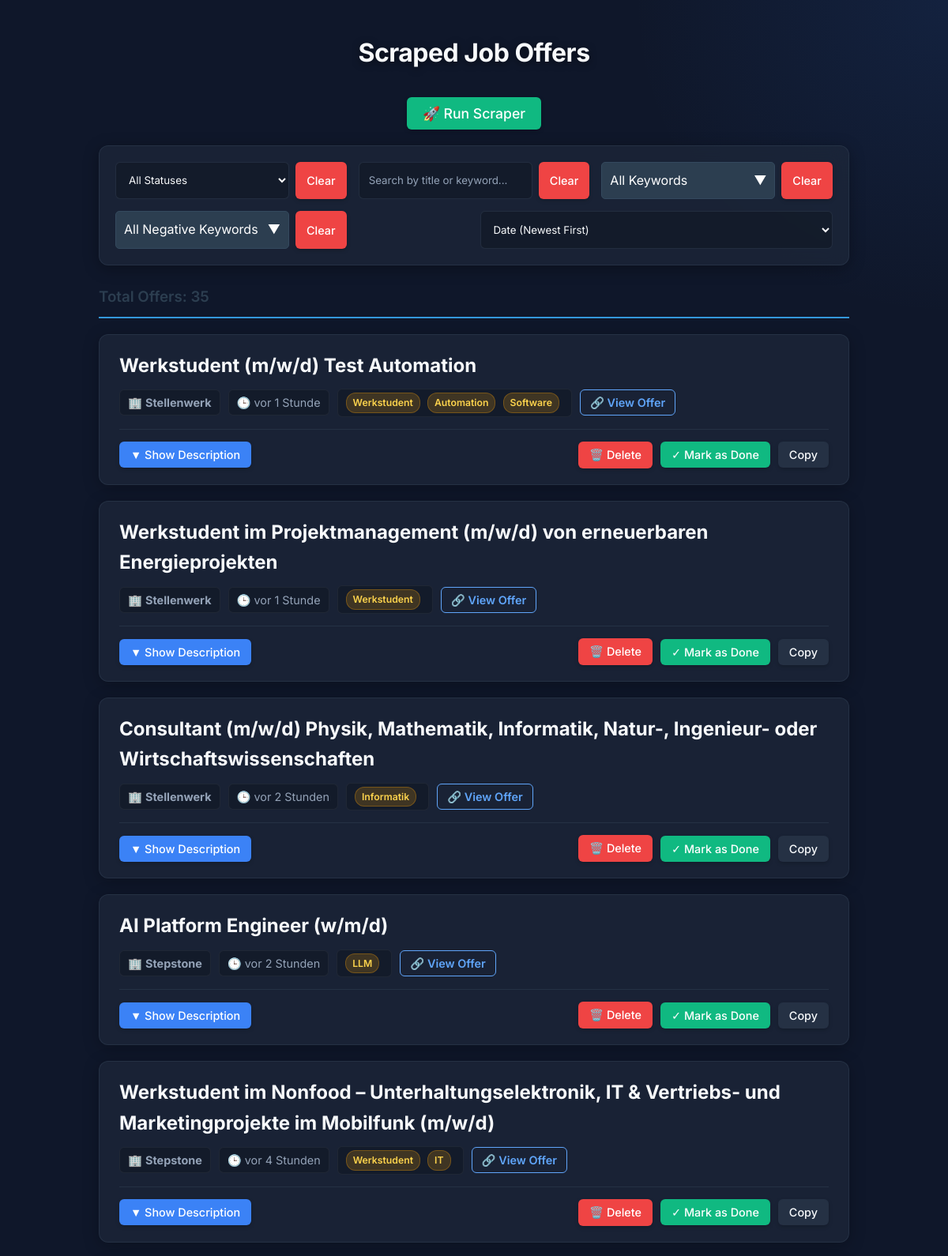
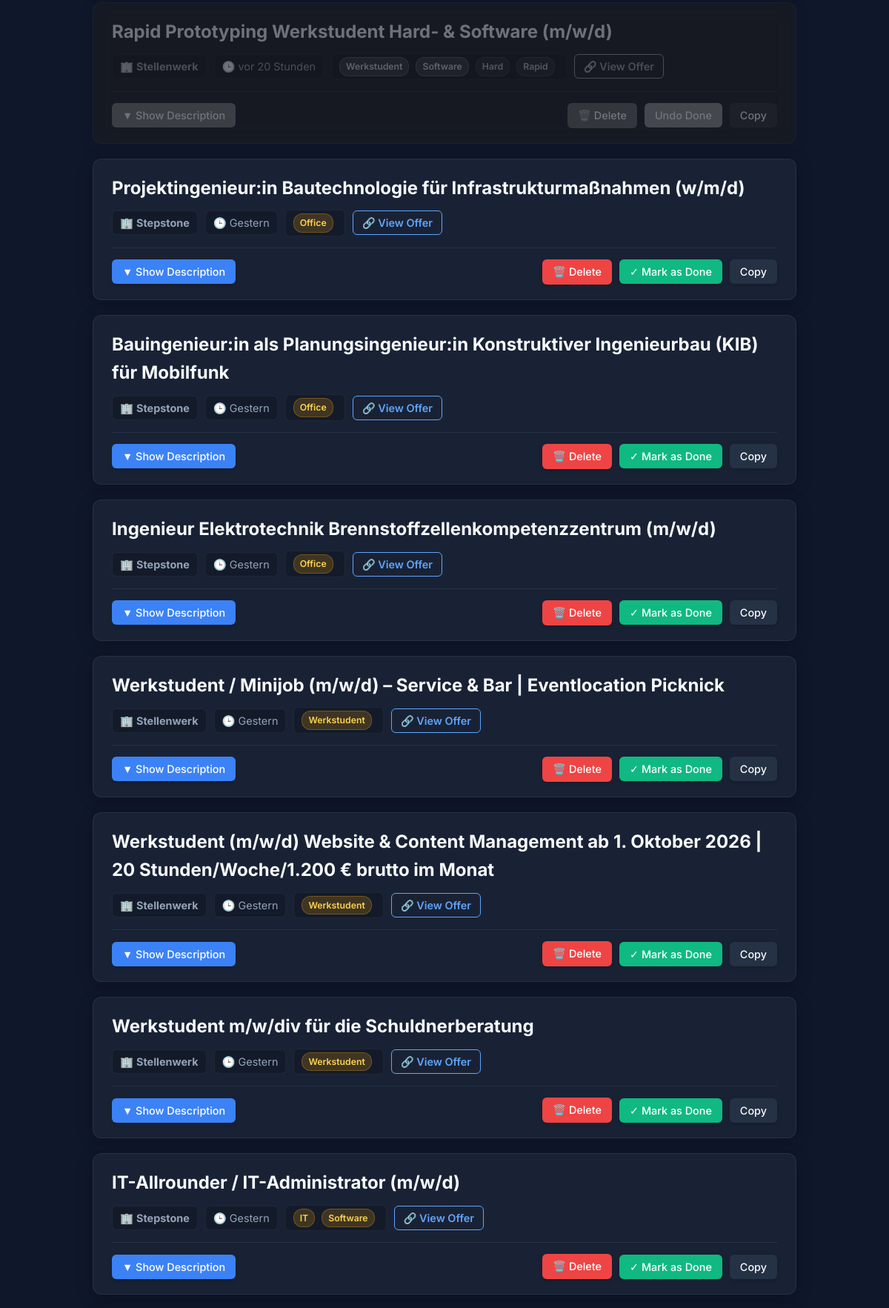
The page / (upper part) on the database its author committed (2 pictures, top to bottom).
### tables this page shows
CREATE TABLE jobs (
            link TEXT PRIMARY KEY,
            title TEXT,
            company TEXT,
            date_of_release TEXT,
            keywords TEXT,
            negative_keywords TEXT,
            description TEXT,
            is_done BOOLEAN DEFAULT 0,
            discovered_at TIMESTAMP DEFAULT CURRENT_TIMESTAMP
        );

### app.py (the view)
@app.route('/')
def index():
    jobs = database.get_all_jobs()
    return render_template('index.html', jobs=jobs)

### app.py (called while the page is built)
@app.template_filter('timeago')
def timeago_filter(dt_string):
    return utils.timeago_filter(dt_string)

### database.py (called while the page is built)
def get_connection():
    conn = sqlite3.connect(DB_PATH, check_same_thread=False)
    conn.row_factory = sqlite3.Row
    return conn

def get_all_jobs():
    conn = get_connection()
    c = conn.cursor()
    c.execute('SELECT * FROM jobs ORDER BY discovered_at DESC')
    rows = c.fetchall()
    conn.close()
    return [dict(row) for row in rows]

### utils.py (called while the page is built)
def timeago_filter(dt_string):
    if not dt_string:
        return "Unbekannt"
    try:
        dt = datetime.fromisoformat(dt_string)
    except ValueError:
        return dt_string
    now = datetime.now()
    diff = now - dt
    seconds = int(diff.total_seconds())
    if seconds < 60:
        return "Gerade eben"
    minutes = seconds // 60
    if minutes < 60:
        return f"vor {minutes} Minute{'n' if minutes != 1 else ''}"
    hours = minutes // 60
    if hours < 24:
        return f"vor {hours} Stunde{'n' if hours != 1 else ''}"
    days = hours // 24
    if days < 7:
        if days == 1:
            return "Gestern"
        return f"vor {days} Tag{'en' if days != 1 else ''}"
    weeks = days // 7
    if weeks < 4:
        return f"vor {weeks} Woche{'n' if weeks != 1 else ''}"
    months = days // 30
    return f"vor {months} Monat{'en' if months != 1 else ''}"

### templates/index.html (shortened to what this page needs)
<!DOCTYPE html>
<html lang="en">
<head>
    <link rel="stylesheet" href="{{ url_for('static', filename='css/style.css') }}">
</head>
<body>
    <div class="container">
        <h1>Scraped Job Offers</h1>
        <div style="margin-bottom: 20px; text-align: center;">
            <button class="done-btn" id="runScraperBtn" onclick="runScraper()"
                style="font-size: 1.1em; padding: 10px 20px;">🚀 Run Scraper</button>
        </div>
        <div class="controls">
            <div class="control-group">
                <select id="statusFilter" onchange="filterJobs()">
                    <option value="">All Statuses</option>
                </select>
                <button class="clear-btn" onclick="clearStatus()">Clear</button>
            </div>
            <div class="control-group">
                <input type="text" id="searchInput" placeholder="Search by title or keyword..." onkeyup="filterJobs()">
                <button class="clear-btn" onclick="clearSearch()">Clear</button>
            </div>
            <div class="control-group">
                <div class="multi-select" id="keywordSelectContainer" style="position: relative; width: 220px;">
                    <div class="select-box" onclick="toggleDropdown('keywordDropdown')" style="background: #2c3e50; color: white; padding: 10px; border-radius: 5px; cursor: pointer; border: 1px solid #34495e; display: flex; justify-content: space-between;">
                        <span id="keywordSelectTitle">All Keywords</span> <span>▼</span>
                    </div>
                </div>
                <button class="clear-btn" onclick="clearKeyword()">Clear</button>
            </div>
            <div class="control-group">
                <div class="multi-select" id="negKeywordSelectContainer" style="position: relative; width: 220px;">
                    <div class="select-box" onclick="toggleDropdown('negKeywordDropdown')" style="background: #2c3e50; color: white; padding: 10px; border-radius: 5px; cursor: pointer; border: 1px solid #34495e; display: flex; justify-content: space-between;">
                        <span id="negKeywordSelectTitle">All Negative Keywords</span> <span>▼</span>
                    </div>
                </div>
                <button class="clear-btn" onclick="clearNegativeKeyword()">Clear</button>
            </div>
            <div class="control-group">
                <select id="sortSelect" onchange="sortJobs()">
                    <option value="date-desc" selected>Date (Newest First)</option>
                </select>
            </div>
        </div>
        <h3 id="jobCountDisplay"
            style="color: #2c3e50; border-bottom: 2px solid #3498db; padding-bottom: 10px; margin-top: 5px;">Total
            Offers: 0</h3>
        <div class="jobs-container">
            {% for job in jobs %}
            {% set loop_index = loop.index %}
            {% include 'job_card.html' %}
            {% endfor %}
        </div>
    </div>
</body>
</html>

### templates/job_card.html (shortened to what this page needs)
{% set pos_kws = job.keywords.split(',') if job.keywords else [] %}
{% set neg_kws = job.negative_keywords.split(',') if job.negative_keywords else [] %}
{% set data_kws = ((job.keywords or '') ~ " " ~ (job.negative_keywords or ''))|lower %}
<div class="job-card {% if job.is_done %}done{% endif %}" data-title="{{ job.title|lower }}"
    data-keyword="{{ data_kws }}" data-pos-keyword="{{ pos_kws|join(',')|lower }}" data-neg-keyword="{{ neg_kws|join(',')|lower }}" data-url="{{ job.link }}" data-date="{{ job.date_of_release }}">
    <h2 class="job-title">{{ job.title }}</h2>
    <div class="job-meta">
        <span class="meta-item">🏢 <strong>{{ job.company }}</strong></span>
        <span class="meta-item">🕒 {{ job.date_of_release | timeago }}</span>
        <span class="meta-item">
            {% for kw in pos_kws %}
            {% if kw.strip() %}<span class="keyword-badge">{{ kw.strip() }}</span>{% endif %}
            {% endfor %}
            {% for kw in neg_kws %}
            {% if kw.strip() %}<span class="keyword-badge negative-badge">{{ kw.strip() }}</span>{% endif %}
            {% endfor %}
        </span>
        <a href="{{ job.link }}" target="_blank" class="view-offer-btn">🔗 View Offer</a>
    </div>
    <div class="desc-header">
        <button class="toggle-desc-btn" onclick="toggleDescription('desc-{{ loop_index }}', this)">▼ Show
            Description</button>
        <button class="clear-btn" onclick="deleteJob(this, '{{ job.link }}')">🗑️ Delete</button>
        <button class="done-btn" onclick="toggleDone(this, '{{ job.link }}')">
            {% if job.is_done %}Undo Done{% else %}✓ Mark as Done{% endif %}
        </button>
        <button class="copy-btn" onclick="copyToClipboard('desc-{{ loop_index }}', this)">Copy</button>
    </div>
</div>

### static/css/style.css (style rules this page uses)
:root { --bg-color: #0f172a; --card-bg: rgba(30, 41, 59, 0.7); --card-border: rgba(51, 65, 85, 0.5); --text-main: #f8fafc; --text-muted: #94a3b8; --primary: #3b82f6; --primary-hover: #2563eb; --success: #10b981; --success-hover: #059669; --danger: #ef4444; --danger-hover: #dc2626; --warning: #f59e0b; }
body { font-family: 'Inter', system-ui, -apple-system, sans-serif; background-color: var(--bg-color); background-image: radial-gradient(circle at top right, rgba(59, 130, 246, 0.1), transparent 400px), radial-gradient(circle at bottom left, rgba(16, 185, 129, 0.05), transparent 400px); background-attachment: fixed; color: var(--text-main); line-height: 1.6; margin: 0; padding: 20px; }
.container { max-width: 950px; margin: auto; }
h1 { text-align: center; color: var(--text-main); font-weight: 700; letter-spacing: -0.5px; margin-bottom: 30px; text-shadow: 0 2px 10px rgba(0,0,0,0.5); }
.job-card { background: var(--card-bg); backdrop-filter: blur(12px); -webkit-backdrop-filter: blur(12px); border: 1px solid var(--card-border); padding: 20px 25px; margin-bottom: 20px; border-radius: 12px; box-shadow: 0 4px 20px rgba(0,0,0,0.25); transition: transform 0.2s ease, box-shadow 0.2s ease; }
.job-card.done { opacity: 0.4; filter: grayscale(100%); }
.job-title { margin-top: 0; color: var(--text-main); font-size: 1.5em; margin-bottom: 10px; }
.job-meta { font-size: 0.9em; color: var(--text-muted); margin-bottom: 15px; display: flex; flex-wrap: wrap; gap: 10px; align-items: center; }
.meta-item { background: rgba(0,0,0,0.2); padding: 4px 10px; border-radius: 6px; border: 1px solid rgba(255,255,255,0.05); }
.view-offer-btn { background-color: transparent; color: #60a5fa; text-decoration: none; font-weight: 600; border: 1px solid #60a5fa; padding: 4px 12px; border-radius: 6px; transition: all 0.2s; display: inline-block; }
.desc-header { display: flex; justify-content: flex-end; align-items: center; margin-top: 15px; gap: 10px; flex-wrap: wrap; padding-top: 15px; border-top: 1px solid var(--card-border); }
button { font-family: 'Inter', sans-serif; font-weight: 500; border: none; padding: 8px 14px; border-radius: 6px; cursor: pointer; font-size: 0.9em; transition: all 0.2s ease; box-shadow: 0 2px 5px rgba(0,0,0,0.2); }
.copy-btn { background-color: var(--card-border); color: var(--text-main); }
.done-btn { background-color: var(--success); color: white; }
.clear-btn { background-color: var(--danger); color: white; }
.toggle-desc-btn { background-color: var(--primary); color: white; margin-right: auto; }
.keyword-badge { background-color: rgba(245, 158, 11, 0.2); color: #fcd34d; border: 1px solid rgba(245, 158, 11, 0.3); padding: 2px 8px; border-radius: 12px; font-size: 0.85em; font-weight: 600; margin-right: 5px; display: inline-block; }
.negative-badge { background-color: rgba(239, 68, 68, 0.2); color: #fca5a5; border-color: rgba(239, 68, 68, 0.3); }
.controls { background: var(--card-bg); backdrop-filter: blur(12px); padding: 20px; border-radius: 12px; margin-bottom: 25px; box-shadow: 0 4px 20px rgba(0,0,0,0.3); border: 1px solid var(--card-border); display: flex; gap: 15px; flex-wrap: wrap; }
.control-group { display: flex; flex: 1; min-width: 220px; gap: 8px; }
.control-group input, .control-group select { flex: 1; padding: 10px 12px; background: rgba(0,0,0,0.2); border: 1px solid var(--card-border); color: var(--text-main); border-radius: 6px; font-family: 'Inter', sans-serif; outline: none; transition: border-color 0.2s; }
.control-group input::placeholder { color: var(--text-muted); }
.control-group select option { background: var(--bg-color); color: var(--text-main); }
#jobCountDisplay { color: var(--text-main); border-bottom: 2px solid var(--card-border); padding-bottom: 12px; margin-bottom: 20px; font-weight: 600; }

### rows shown on the page
jobs: title "Projektingenieur:in Bautechnologie für Infrastrukturmaßnahmen (w/m/d)", company "Stepstone", date_of_release "Gestern", strip "Office", is_done "✓ Mark as Done"
jobs: title "Bauingenieur:in als Planungsingenieur:in Konstruktiver Ingenieurbau (KIB) für Mobilfunk", company "Stepstone", date_of_release "Gestern", strip "Office", is_done "✓ Mark as Done"
jobs: title "Ingenieur Elektrotechnik Brennstoffzellenkompetenzzentrum (m/w/d)", company "Stepstone", date_of_release "Gestern", strip "Office", is_done "✓ Mark as Done"
jobs: title "Werkstudent / Minijob (m/w/d) – Service & Bar | Eventlocation Picknick", company "Stellenwerk", date_of_release "Gestern", strip "Werkstudent", is_done "✓ Mark as Done"
jobs: title "Werkstudent (m/w/d) Website & Content Management ab 1. Oktober 2026 | 20 Stunden/Woche/1.200 € brutto im Monat", company "Stellenwerk", date_of_release "Gestern", strip "Werkstudent", is_done "✓ Mark as Done"
jobs: title "Werkstudent m/w/div für die Schuldnerberatung", company "Stellenwerk", date_of_release "Gestern", strip "Werkstudent", is_done "✓ Mark as Done"
jobs: title "Consultant (m/w/d) Physik, Mathematik, Informatik, Natur-, Ingenieur- oder Wirtschaftswissenschaften", company "Stellenwerk", date_of_release "vor 2 Stunden", strip "Informatik", is_done "✓ Mark as Done"
jobs: title "IT-Allrounder / IT-Administrator (m/w/d)", company "Stepstone", date_of_release "Gestern", strip "IT" "Software", is_done "✓ Mark as Done"
jobs: title "Werkstudent im Nonfood – Unterhaltungselektronik, IT & Vertriebs- und Marketingprojekte im Mobilfunk (m/w/d)", company "Stepstone", date_of_release "vor 4 Stunden", strip "Werkstudent" "IT", is_done "✓ Mark as Done"
jobs: title "AI Platform Engineer (w/m/d)", company "Stepstone", date_of_release "vor 2 Stunden", strip "LLM", is_done "✓ Mark as Done"
jobs: title "Rapid Prototyping Werkstudent Hard- & Software (m/w/d)", company "Stellenwerk", date_of_release "vor 20 Stunden", strip "Werkstudent" "Software", strip "Hard" "Rapid", is_done "Undo Done"
jobs: title "Werkstudent im Projektmanagement (m/w/d) von erneuerbaren Energieprojekten", company "Stellenwerk", date_of_release "vor 1 Stunde", strip "Werkstudent", is_done "✓ Mark as Done"
jobs: title "Werkstudent (m/w/d) Test Automation", company "Stellenwerk", date_of_release "vor 1 Stunde", strip "Werkstudent" "Automation" "Software", is_done "✓ Mark as Done"
